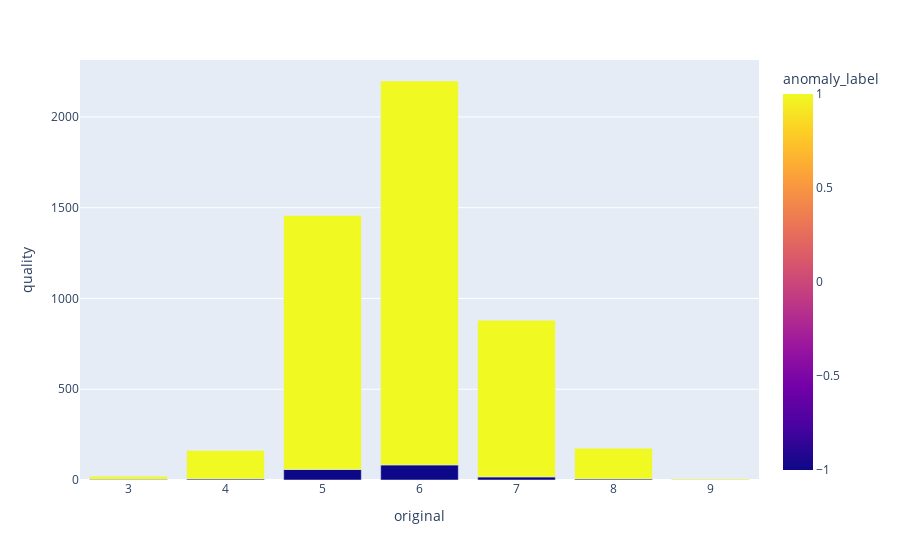

The notebook cell this image was saved under:
### Code cell
fig = px.bar(check_out, x=check_out["original"], y="quality", color="anomaly_label")
fig.show()

### Figure 1 — Plotly figure (JSON) as saved in the notebook; plotly's stock layout.template omitted (floating-point values rounded to 4 significant figures)
{"data": [{"alignmentgroup": "True", "hovertemplate": "original=%{x}<br>quality=%{y}<br>anomaly_label=%{marker.color}<extra></extra>", "legendgroup": "", "marker": {"color": [-1, 1, -1, 1, -1, 1, -1, 1, -1, 1, -1, 1, 1], "coloraxis": "coloraxis", "pattern": {"shape": ""}}, "name": "", "offsetgroup": "", "orientation": "v", "showlegend": false, "textposition": "auto", "type": "bar", "x": [3, 3, 4, 4, 5, 5, 6, 6, 7, 7, 8, 8, 9], "xaxis": "x", "y": [4, 16, 6, 157, 58, 1399, 83, 2115, 17, 863, 6, 169, 5], "yaxis": "y"}], "layout": {"barmode": "relative", "coloraxis": {"colorbar": {"title": {"text": "anomaly_label"}}, "colorscale": [[0, "#0d0887"], [0.1111, "#46039f"], [0.2222, "#7201a8"], [0.3333, "#9c179e"], [0.4444, "#bd3786"], [0.5556, "#d8576b"], [0.6667, "#ed7953"], [0.7778, "#fb9f3a"], [0.8889, "#fdca26"], [1, "#f0f921"]]}, "legend": {"tracegroupgap": 0}, "margin": {"t": 60}, "xaxis": {"anchor": "y", "domain": [0, 1], "title": {"text": "original"}}, "yaxis": {"anchor": "x", "domain": [0, 1], "title": {"text": "quality"}}}}
